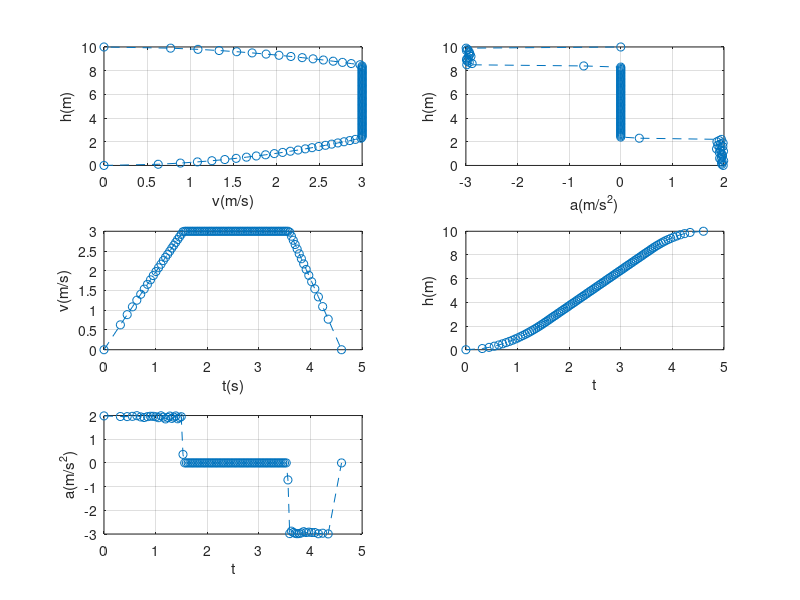

Write MATLAB code to recreate this figure.
%%%%%%%%%%%%%%%%%%%%%%%%%%%%%%%%%%%%%%%%%%%%%
%% 《控制之美-卷二》 代码
%% 作者：王天威，黄军魁
%% 清华大学出版社
%% 程序名称：LQR_UAV_tracking_SS_U
%% 程序功能：无人机上升目标高度最短用时控制-动态规划数值方法 （4.2节案例）
%% 理论基础：贝尔曼最优化理论
%%%%%%%%%%%%%%%%%%%%%%%%%%%%%%%%%%%%%%%%%%%%%

%% 程序初始化，清空工作空间，缓存
clear all;
close all;
clc;

%%%%%%%%%%%%%%%%%系统初始化%%%%%%%%%%%%%%%%%%%%
% 无人机高度初始化
h_init = 0 ;
% 无人机速度初始化
v_init = 0 ;

%%%%%%%%%%%%%%%%%系统终值定义%%%%%%%%%%%%%%%%%%
% 无人机终点高度
h_final = 10;
% 无人机终点速度
v_final = 0;

%%%%%%%%%%%%%%%%%边界条件定义%%%%%%%%%%%%%%%%%%
% 高度下限
h_min = 0;
% 高度上限
h_max = 10;
% 高度离散数
N_h = 100;
% 速度下限
v_min = 0;
% 速度上限
v_max = 3;
% 速度离散数
N_v = 500;

%%%%%%%%%%%%%%%%%创建离散向量%%%%%%%%%%%%%%%%%%
% 高度向量
Hd = h_min : (h_max - h_min)/N_h: h_max;
% 速度向量
Vd = v_min: (v_max - v_min)/N_v : v_max;

% 无人机加速度上下限设置
u_min = -3; u_max = 2;
% 定义初始剩余代价矩阵
J_costtogo = zeros(N_h + 1, N_v + 1);
% 定义系统输入矩阵
Input_acc = zeros(N_h + 1, N_v + 1);

%%%%%%%%%%%%%%%计算最后一级的情况%%%%%%%%%%%%%%%
% 计算最后一级至上一级间平均速度矩阵
v_avg = 0.5 * (v_final + Vd);
% 计算最后一级至上一级间用时矩阵
T_delta = (h_max - h_min)./(N_h * v_avg);
% 计算最后一级至上一级间加速度矩阵
acc = (v_final - Vd)./T_delta;
% 将用时存入代价矩阵
J_temp = T_delta;
% 筛选超限的系统输入（加速度需满足上下限）
[acc_x,acc_y] = find(acc < u_min | acc > u_max);
% 通过线性检索命令找到加速度超限的位置
Ind_lin_acc = sub2ind (size(acc),acc_x,acc_y);
% 将加速度超限位置的系统代价人为赋值为无穷大
J_temp (Ind_lin_acc) = inf;
% 将更新的代价存入相应的剩余代价矩阵的对应元素的位置
J_costtogo(2,:) = J_temp;
% 将对应的加速度存入系统输入矩阵的相应位置
Input_acc (2,:) = acc;

%%%%%%%%%%%%%%%倒数第二级至第二级的情况%%%%%%%%%%%%%%%
% 设计for循环进行逆向级间的更新 （参考图4.2.7）
for k = 3 : 1 : N_h
% 构建速度方阵，代表相邻两级间速度的所有组合
[Vd_x, Vd_y] = meshgrid(Vd , Vd);
% 计算级间平均速度矩阵
v_avg = 0.5 * (Vd_x + Vd_y);
% 计算级间用时矩阵，这也是级间代价矩阵
T_delta = (h_max - h_min)./(N_h * v_avg);
% 计算级间加速度矩阵
acc = (Vd_y - Vd_x)./T_delta;
% 将级间用时赋值代价矩阵
J_temp = T_delta;
% 筛选超限的系统输入（加速度需满足上下限）
[acc_x, acc_y] = find(acc < u_min | acc > u_max);
% 通过线性检索命令找到加速度超限的位置
Ind_lin_acc = sub2ind (size(acc),acc_x,acc_y);
% 将加速度超限位置的系统代价人为赋值为无穷大
J_temp (Ind_lin_acc) = inf;
%%%%%%%%%%%%%%%%%% 重要的步骤! %%%%%%%%%%%%%%%%%%%
% 生成代价矩阵，注意需要将临时代价与上一步的剩余代价结合
J_temp = J_temp + meshgrid(J_costtogo(k-1,:))';
% 提取剩余代价矩阵的最小值
[J_costtogo(k,:), l] = min(J_temp) ;
% 线性索引找到最小值的位置
Ind_lin_acc = sub2ind (size(J_temp), l, 1:length(l));
% 保存相应的系统输入
Input_acc (k,:) = acc(Ind_lin_acc) ;
end

%%%%%%%%%%%%%%%%第二级至第一级的情况%%%%%%%%%%%%%%%%%
% 计算级间平均速度矩阵
v_avg = 0.5 * (Vd + v_init);
% 计算级间用时矩阵
T_delta = (h_max - h_min)./(N_h * v_avg);
% 计算级间加速度矩阵
acc = (Vd - v_init)./T_delta;
% 级间用时存入临时代价矩阵
J_temp = T_delta;
% 筛选超限的系统输入（加速度需满足上下限）
[acc_x, acc_y] = find(acc < u_min | acc > u_max);
% 通过线性检索命令找到加速度超限的位置
Ind_lin_acc = sub2ind (size(acc),acc_x,acc_y);
% 将加速度超限位置的系统代价人为赋值为无穷大
J_temp (Ind_lin_acc) = inf; % Let certain elements to infitiy
%%%%%%%%%%%%%%%%%% 重要的步骤! %%%%%%%%%%%%%%%%%%%
% 生成代价矩阵，注意需要将临时代价与上一步的剩余代价结合
J_temp = J_temp + J_costtogo(N_h,:);
% 提取剩余代价矩阵的最小值
[J_costtogo(N_h+1,1), l] = min(J_temp);
% 线性索引找到最小值的位置
Ind_lin_acc = sub2ind (size(J_temp), l);
% 保存相应的系统输入
Input_acc (N_h+1,1) = acc(Ind_lin_acc);

%%%%%%%%%%%%%%%%%结果（画图）%%%%%%%%%%%%%%%%%%%%%
% 初始化高度
h_plot_init = 0;
% 初始化速度
v_plot_init = 0;
% 初始化时间
t_plot_init = 0;

% 定义加速度结果维度
acc_plot = zeros(length(Hd),1);
% 定义速度结果维度
v_plot = zeros(length(Hd),1);
% 定义高度结果维度
h_plot = zeros(length(Hd),1);
% 定义时间维度
t_plot  = zeros(length(Hd),1);

% 定义高度初值
h_plot (1) = h_plot_init;
% 定义速度初值
v_plot (1) = v_plot_init;
% 定义时间初值
t_plot (1) = t_plot_init;

%% 查表确定最优路线
for k = 1 : 1 : N_h
% 确认高度最优索引
[min_h,h_plot_index] = min(abs(h_plot(k) - Hd));
% 群人速度最优索引
[min_v,v_plot_index] = min(abs(v_plot(k) - Vd));
% 查表确定最优系统输入位置
acc_index = sub2ind(size(Input_acc), N_h+2-h_plot_index, v_plot_index);
% 将最优系统输入存入表格
acc_plot (k) = Input_acc(acc_index);
% 计算无人机速度
v_plot (k + 1) = sqrt((2 * (h_max - h_min)/N_h * acc_plot(k))+ v_plot (k)^2); % Calculate speed and height
% 计算无人机高度
h_plot (k + 1) = h_plot(k) + (h_max - h_min)/N_h;
% 计算系统相应时刻
t_plot (k + 1) = t_plot (k)+2*(h_plot (k + 1) - h_plot(k))/(v_plot (k + 1) + v_plot (k));
end

%%绘制视图%%
% 绘制速度vs.高度视图
subplot(3,2,1);
plot(v_plot,h_plot,'--o'),grid on;
ylabel('h(m)');
xlabel('v(m/s)');

% 绘制加速度vs.高度视图
subplot(3,2,2);
plot(acc_plot,h_plot,'--o'),grid on;
ylabel('h(m)');
xlabel('a(m/s^2)');

% 绘制速度vs.时间视图
subplot(3,2,3);
plot(t_plot,v_plot,'--o'),grid on;
ylabel('v(m/s)');
xlabel('t(s)');

% 绘制高度vs.时间视图
subplot(3,2,4);
plot(t_plot,h_plot,'--o'),grid on;
ylabel('h(m)');
xlabel('t');

% 绘制加速度vs.时间视图
subplot(3,2,5);
plot(t_plot,acc_plot,'--o'),grid on;
ylabel('a(m/s^2)');
xlabel('t');
